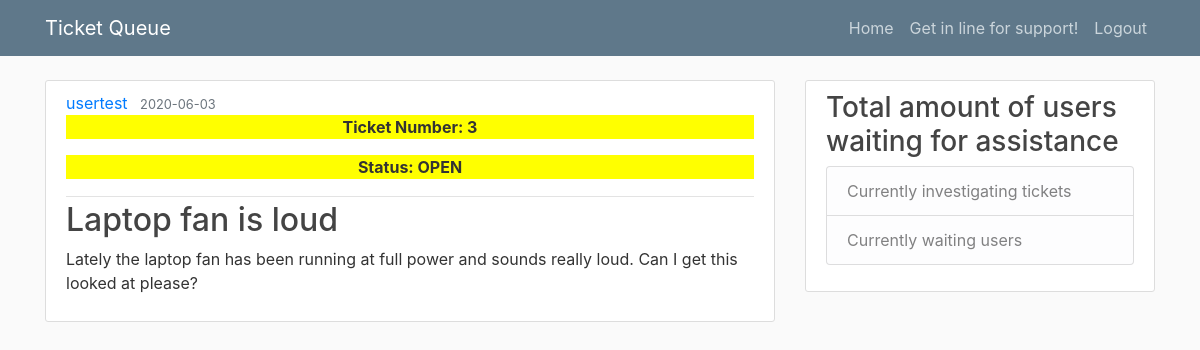
The app's page /post/3 (signed in) with its own data.
### helpdeskqueue/models.py (models this page shows, shortened)
class User(db.Model, UserMixin):
    id = db.Column(db.Integer, primary_key = True)
    username = db.Column(db.String(20), unique = True, nullable = False)
    user_type = db.Column(db.String(20), unique = True, nullable = False)
    email = db.Column(db.String(120), unique = True, nullable = False)
    password = db.Column(db.String(60), nullable = False)
    posts = db.relationship('Post', backref = 'author', lazy = True)

class Post(db.Model):
    id = db.Column(db.Integer, primary_key = True)
    title = db.Column(db.String(100), nullable = False)
    date_posted = db.Column(db.DateTime, nullable = False, default = datetime.utcnow)
    content = db.Column(db.Text, nullable = False)
    category = db.Column(db.Text, nullable = False)
    status = db.Column(db.Text, nullable = False)
    user_id = db.Column(db.Integer, db.ForeignKey('user.id'), nullable = False)
    notes = db.Column(db.String, nullable = True)
    assisted_by = db.Column(db.String, nullable = True)

### helpdeskqueue/routes.py (the view, shortened to what this page needs)
@app.route("/post/<int:post_id>", methods = ['GET', 'POST'])
@login_required
def post(post_id):
    admin = 'admin'
    form = QueueForm()
    action = PageAction()
    post = Post.query.get_or_404(post_id)
    return render_template('post.html', title = post.title, post = post, admin = admin, status = status, form = form, action = action)

### helpdeskqueue/models.py (called while the page is built)
@login_manager.user_loader
def load_user(user_id):
    return User.query.get(int(user_id))

### helpdeskqueue/templates/post.html (shortened to what this page needs)
{% extends 'layout.html' %}
{% block content %}
    <article class="media content-section">
        <div class="media-body">
          <div class="article-metadata">
            <a class="mr-2" href="{{ url_for('user_posts', username = post.author.username) }}">{{ post.author.username }}</a>
            <small class="text-muted">{{ post.date_posted.strftime('%Y-%m-%d') }}</small>
            {% if post.status == status[0] %}
            <p style="background-color: #FFFF00; text-align: center"><strong>Ticket Number: {{ post.id }}</strong></p>
            <p style="background-color: #FFFF00; text-align: center"><strong>Status: {{ post.status.upper() }}</strong></p>
            {% endif %}
          </div>
          <h2 class = "article-title">{{ post.title }}</h2>
          <p class= "article-content">{{ post.content }}</p>
        </div>
      </article>
{% endblock content %}

### helpdeskqueue/static/main.css (style rules this page uses)
body { background: #fafafa; color: #333333; margin-top: 5rem; }
h1, h2, h3, h4, h5, h6 { color: #444444; }
.content-section { background: #ffffff; padding: 10px 20px; border: 1px solid #dddddd; border-radius: 3px; margin-bottom: 20px; }
.article-title { color: #444444; }
.article-content { white-space: pre-line; }
.article-metadata { padding-bottom: 1px; margin-bottom: 4px; border-bottom: 1px solid #e3e3e3 }

### records on screen
User: author.username "usertest"
Post: date_posted "2020-06-03", id "3", status "OPEN", title "Laptop fan is loud", content "Lately the laptop fan has been running at full power and sounds really loud. Can I get this looked at please?"
